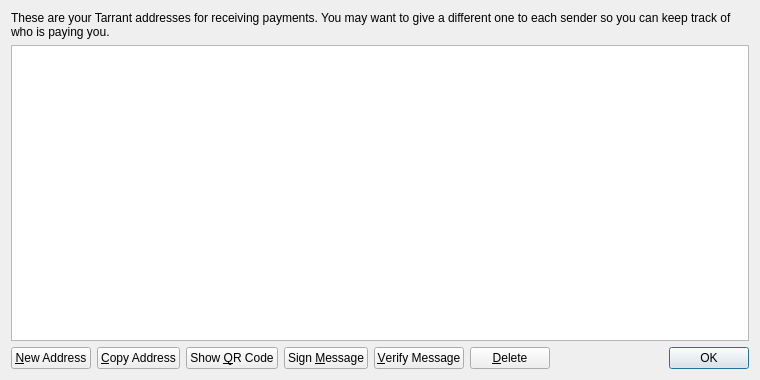
<?xml version="1.0" encoding="UTF-8"?>
<ui version="4.0">
 <class>AddressBookPage</class>
 <widget class="QWidget" name="AddressBookPage">
  <property name="geometry">
   <rect>
    <x>0</x>
    <y>0</y>
    <width>760</width>
    <height>380</height>
   </rect>
  </property>
  <property name="windowTitle">
   <string>Address Book</string>
  </property>
  <layout class="QVBoxLayout" name="verticalLayout">
   <item>
    <widget class="QLabel" name="labelExplanation">
     <property name="text">
      <string>These are your Tarrant addresses for receiving payments. You may want to give a different one to each sender so you can keep track of who is paying you.</string>
     </property>
     <property name="textFormat">
      <enum>Qt::PlainText</enum>
     </property>
     <property name="wordWrap">
      <bool>true</bool>
     </property>
    </widget>
   </item>
   <item>
    <widget class="QTableView" name="tableView">
     <property name="contextMenuPolicy">
      <enum>Qt::CustomContextMenu</enum>
     </property>
     <property name="toolTip">
      <string>Double-click to edit address or label</string>
     </property>
     <property name="tabKeyNavigation">
      <bool>false</bool>
     </property>
     <property name="alternatingRowColors">
      <bool>true</bool>
     </property>
     <property name="selectionMode">
      <enum>QAbstractItemView::SingleSelection</enum>
     </property>
     <property name="selectionBehavior">
      <enum>QAbstractItemView::SelectRows</enum>
     </property>
     <property name="sortingEnabled">
      <bool>true</bool>
     </property>
     <attribute name="verticalHeaderVisible">
      <bool>false</bool>
     </attribute>
    </widget>
   </item>
   <item>
    <layout class="QHBoxLayout" name="horizontalLayout">
     <item>
      <widget class="QPushButton" name="newAddressButton">
       <property name="toolTip">
        <string>Create a new address</string>
       </property>
       <property name="text">
        <string>&amp;New Address</string>
       </property>
       <property name="icon">
        <iconset resource="../bitcoin.qrc">
         <normaloff>:/icons/add</normaloff>:/icons/add</iconset>
       </property>
      </widget>
     </item>
     <item>
      <widget class="QPushButton" name="copyToClipboard">
       <property name="toolTip">
        <string>Copy the currently selected address to the system clipboard</string>
       </property>
       <property name="text">
        <string>&amp;Copy Address</string>
       </property>
       <property name="icon">
        <iconset resource="../bitcoin.qrc">
         <normaloff>:/icons/editcopy</normaloff>:/icons/editcopy</iconset>
       </property>
      </widget>
     </item>
     <item>
      <widget class="QPushButton" name="showQRCode">
       <property name="text">
        <string>Show &amp;QR Code</string>
       </property>
       <property name="icon">
        <iconset resource="../bitcoin.qrc">
         <normaloff>:/icons/qrcode</normaloff>:/icons/qrcode</iconset>
       </property>
      </widget>
     </item>
     <item>
      <widget class="QPushButton" name="signMessage">
       <property name="toolTip">
        <string>Sign a message to prove you own a Tarrant address</string>
       </property>
       <property name="text">
        <string>Sign &amp;Message</string>
       </property>
       <property name="icon">
        <iconset resource="../bitcoin.qrc">
         <normaloff>:/icons/edit</normaloff>:/icons/edit</iconset>
       </property>
      </widget>
     </item>
     <item>
      <widget class="QPushButton" name="verifyMessage">
       <property name="toolTip">
        <string>Verify a message to ensure it was signed with a specified Tarrant address</string>
       </property>
       <property name="text">
        <string>&amp;Verify Message</string>
       </property>
       <property name="icon">
        <iconset resource="../bitcoin.qrc">
         <normaloff>:/icons/transaction_0</normaloff>:/icons/transaction_0</iconset>
       </property>
      </widget>
     </item>
     <item>
      <widget class="QPushButton" name="deleteButton">
       <property name="toolTip">
        <string>Delete the currently selected address from the list</string>
       </property>
       <property name="text">
        <string>&amp;Delete</string>
       </property>
       <property name="icon">
        <iconset resource="../bitcoin.qrc">
         <normaloff>:/icons/remove</normaloff>:/icons/remove</iconset>
       </property>
      </widget>
     </item>
     <item>
      <spacer name="horizontalSpacer">
       <property name="orientation">
        <enum>Qt::Horizontal</enum>
       </property>
       <property name="sizeHint" stdset="0">
        <size>
         <width>40</width>
         <height>20</height>
        </size>
       </property>
      </spacer>
     </item>
     <item>
      <widget class="QDialogButtonBox" name="buttonBox">
       <property name="sizePolicy">
        <sizepolicy hsizetype="Maximum" vsizetype="Fixed">
         <horstretch>0</horstretch>
         <verstretch>0</verstretch>
        </sizepolicy>
       </property>
       <property name="standardButtons">
        <set>QDialogButtonBox::Ok</set>
       </property>
      </widget>
     </item>
    </layout>
   </item>
  </layout>
 </widget>
 <resources>
  <include location="../bitcoin.qrc"/>
 </resources>
 <connections/>
</ui>
